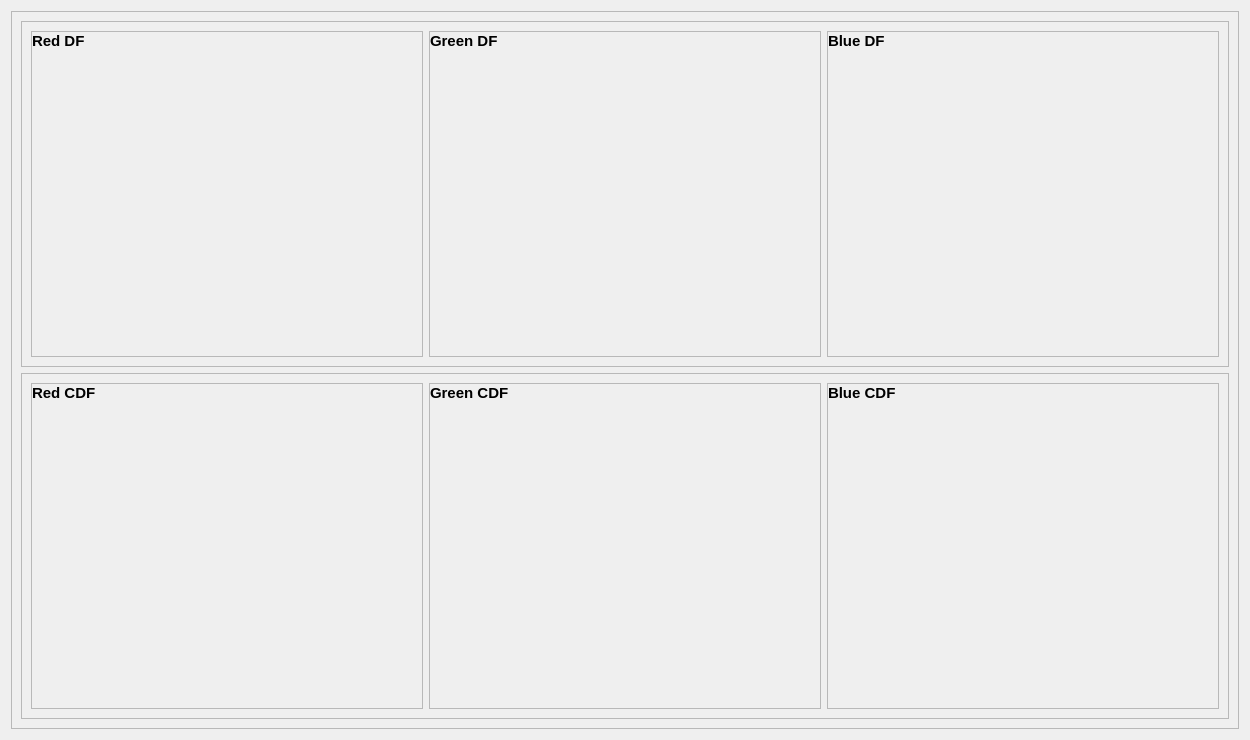
      <widget class="QWidget" name="Histograms">
       <attribute name="title">
        <string>Histograms</string>
       </attribute>
       <layout class="QHBoxLayout" name="horizontalLayout_17">
        <item>
         <widget class="QFrame" name="frame_28">
          <property name="frameShape">
           <enum>QFrame::StyledPanel</enum>
          </property>
          <property name="frameShadow">
           <enum>QFrame::Raised</enum>
          </property>
          <layout class="QVBoxLayout" name="verticalLayout_42">
           <item>
            <widget class="QFrame" name="frame_29">
             <property name="frameShape">
              <enum>QFrame::StyledPanel</enum>
             </property>
             <property name="frameShadow">
              <enum>QFrame::Raised</enum>
             </property>
             <layout class="QHBoxLayout" name="horizontalLayout_34">
              <item>
               <widget class="QFrame" name="frame_31">
                <property name="font">
                 <font>
                  <pointsize>11</pointsize>
                  <bold>true</bold>
                 </font>
                </property>
                <property name="frameShape">
                 <enum>QFrame::StyledPanel</enum>
                </property>
                <property name="frameShadow">
                 <enum>QFrame::Raised</enum>
                </property>
                <layout class="QVBoxLayout" name="verticalLayout_43">
                 <property name="leftMargin">
                  <number>0</number>
                 </property>
                 <property name="topMargin">
                  <number>0</number>
                 </property>
                 <property name="rightMargin">
                  <number>0</number>
                 </property>
                 <property name="bottomMargin">
                  <number>0</number>
                 </property>
                 <item>
                  <widget class="QLabel" name="label_28">
                   <property name="text">
                    <string>Red DF</string>
                   </property>
                  </widget>
                 </item>
                 <item>
                  <widget class="QLabel" name="label_29">
                   <property name="sizePolicy">
                    <sizepolicy hsizetype="Expanding" vsizetype="Expanding">
                     <horstretch>0</horstretch>
                     <verstretch>0</verstretch>
                    </sizepolicy>
                   </property>
                   <property name="minimumSize">
                    <size>
                     <width>390</width>
                     <height>300</height>
                    </size>
                   </property>
                   <property name="maximumSize">
                    <size>
                     <width>420</width>
                     <height>300</height>
                    </size>
                   </property>
                   <property name="text">
                    <string/>
                   </property>
                  </widget>
                 </item>
                </layout>
               </widget>
              </item>
              <item>
               <widget class="QFrame" name="frame_33">
                <property name="font">
                 <font>
                  <pointsize>11</pointsize>
                  <bold>true</bold>
                 </font>
                </property>
                <property name="frameShape">
                 <enum>QFrame::StyledPanel</enum>
                </property>
                <property name="frameShadow">
                 <enum>QFrame::Raised</enum>
                </property>
                <layout class="QVBoxLayout" name="verticalLayout_44">
                 <property name="leftMargin">
                  <number>0</number>
                 </property>
                 <property name="topMargin">
                  <number>0</number>
                 </property>
                 <property name="rightMargin">
                  <number>0</number>
                 </property>
                 <property name="bottomMargin">
                  <number>0</number>
                 </property>
                 <item>
                  <widget class="QLabel" name="label_32">
                   <property name="text">
                    <string>Green DF</string>
                   </property>
                  </widget>
                 </item>
                 <item>
                  <widget class="QLabel" name="label_33">
                   <property name="sizePolicy">
                    <sizepolicy hsizetype="Expanding" vsizetype="Expanding">
                     <horstretch>0</horstretch>
                     <verstretch>0</verstretch>
                    </sizepolicy>
                   </property>
                   <property name="minimumSize">
                    <size>
                     <width>390</width>
                     <height>300</height>
                    </size>
                   </property>
                   <property name="maximumSize">
                    <size>
                     <width>420</width>
                     <height>300</height>
                    </size>
                   </property>
                   <property name="text">
                    <string/>
                   </property>
                  </widget>
                 </item>
                </layout>
               </widget>
              </item>
              <item>
               <widget class="QFrame" name="frame_32">
                <property name="font">
                 <font>
                  <pointsize>11</pointsize>
                  <bold>true</bold>
                 </font>
                </property>
                <property name="frameShape">
                 <enum>QFrame::StyledPanel</enum>
                </property>
                <property name="frameShadow">
                 <enum>QFrame::Raised</enum>
                </property>
                <layout class="QVBoxLayout" name="verticalLayout_45">
                 <property name="leftMargin">
                  <number>0</number>
                 </property>
                 <property name="topMargin">
                  <number>0</number>
                 </property>
                 <property name="rightMargin">
                  <number>0</number>
                 </property>
                 <property name="bottomMargin">
                  <number>0</number>
                 </property>
                 <item>
                  <widget class="QLabel" name="label_30">
                   <property name="text">
                    <string>Blue DF</string>
                   </property>
                  </widget>
                 </item>
                 <item>
                  <widget class="QLabel" name="label_31">
                   <property name="sizePolicy">
                    <sizepolicy hsizetype="Expanding" vsizetype="Expanding">
                     <horstretch>0</horstretch>
                     <verstretch>0</verstretch>
                    </sizepolicy>
                   </property>
                   <property name="minimumSize">
                    <size>
                     <width>390</width>
                     <height>300</height>
                    </size>
                   </property>
                   <property name="maximumSize">
                    <size>
                     <width>420</width>
                     <height>300</height>
                    </size>
                   </property>
                   <property name="text">
                    <string/>
                   </property>
                  </widget>
                 </item>
                </layout>
               </widget>
              </item>
             </layout>
            </widget>
           </item>
           <item>
            <widget class="QFrame" name="frame_30">
             <property name="frameShape">
              <enum>QFrame::StyledPanel</enum>
             </property>
             <property name="frameShadow">
              <enum>QFrame::Raised</enum>
             </property>
             <layout class="QHBoxLayout" name="horizontalLayout_36">
              <item>
               <widget class="QFrame" name="frame_34">
                <property name="font">
                 <font>
                  <pointsize>11</pointsize>
                  <bold>true</bold>
                 </font>
                </property>
                <property name="frameShape">
                 <enum>QFrame::StyledPanel</enum>
                </property>
                <property name="frameShadow">
                 <enum>QFrame::Raised</enum>
                </property>
                <layout class="QVBoxLayout" name="verticalLayout_46">
                 <property name="leftMargin">
                  <number>0</number>
                 </property>
                 <property name="topMargin">
                  <number>0</number>
                 </property>
                 <property name="rightMargin">
                  <number>0</number>
                 </property>
                 <property name="bottomMargin">
                  <number>0</number>
                 </property>
                 <item>
                  <widget class="QLabel" name="label_34">
                   <property name="text">
                    <string>Red CDF</string>
                   </property>
                  </widget>
                 </item>
                 <item>
                  <widget class="QLabel" name="label_35">
                   <property name="sizePolicy">
                    <sizepolicy hsizetype="Expanding" vsizetype="Expanding">
                     <horstretch>0</horstretch>
                     <verstretch>0</verstretch>
                    </sizepolicy>
                   </property>
                   <property name="minimumSize">
                    <size>
                     <width>390</width>
                     <height>300</height>
                    </size>
                   </property>
                   <property name="maximumSize">
                    <size>
                     <width>420</width>
                     <height>300</height>
                    </size>
                   </property>
                   <property name="text">
                    <string/>
                   </property>
                  </widget>
                 </item>
                </layout>
               </widget>
              </item>
              <item>
               <widget class="QFrame" name="frame_36">
                <property name="font">
                 <font>
                  <pointsize>11</pointsize>
                  <bold>true</bold>
                 </font>
                </property>
                <property name="frameShape">
                 <enum>QFrame::StyledPanel</enum>
                </property>
                <property name="frameShadow">
                 <enum>QFrame::Raised</enum>
                </property>
                <layout class="QVBoxLayout" name="verticalLayout_97">
                 <property name="leftMargin">
                  <number>0</number>
                 </property>
                 <property name="topMargin">
                  <number>0</number>
                 </property>
                 <property name="rightMargin">
                  <number>0</number>
                 </property>
                 <property name="bottomMargin">
                  <number>0</number>
                 </property>
                 <item>
                  <widget class="QLabel" name="label_38">
                   <property name="text">
                    <string>Green CDF</string>
                   </property>
                  </widget>
                 </item>
                 <item>
                  <widget class="QLabel" name="label_39">
                   <property name="sizePolicy">
                    <sizepolicy hsizetype="Expanding" vsizetype="Expanding">
                     <horstretch>0</horstretch>
                     <verstretch>0</verstretch>
                    </sizepolicy>
                   </property>
                   <property name="minimumSize">
                    <size>
                     <width>390</width>
                     <height>300</height>
                    </size>
                   </property>
                   <property name="maximumSize">
                    <size>
                     <width>420</width>
                     <height>300</height>
                    </size>
                   </property>
                   <property name="text">
                    <string/>
                   </property>
                  </widget>
                 </item>
                </layout>
               </widget>
              </item>
              <item>
               <widget class="QFrame" name="frame_35">
                <property name="font">
                 <font>
                  <pointsize>11</pointsize>
                  <bold>true</bold>
                 </font>
                </property>
                <property name="frameShape">
                 <enum>QFrame::StyledPanel</enum>
                </property>
                <property name="frameShadow">
                 <enum>QFrame::Raised</enum>
                </property>
                <layout class="QVBoxLayout" name="verticalLayout_98">
                 <property name="leftMargin">
                  <number>0</number>
                 </property>
                 <property name="topMargin">
                  <number>0</number>
                 </property>
                 <property name="rightMargin">
                  <number>0</number>
                 </property>
                 <property name="bottomMargin">
                  <number>0</number>
                 </property>
                 <item>
                  <widget class="QLabel" name="label_36">
                   <property name="text">
                    <string>Blue CDF</string>
                   </property>
                  </widget>
                 </item>
                 <item>
                  <widget class="QLabel" name="label_37">
                   <property name="sizePolicy">
                    <sizepolicy hsizetype="Expanding" vsizetype="Expanding">
                     <horstretch>0</horstretch>
                     <verstretch>0</verstretch>
                    </sizepolicy>
                   </property>
                   <property name="minimumSize">
                    <size>
                     <width>390</width>
                     <height>300</height>
                    </size>
                   </property>
                   <property name="maximumSize">
                    <size>
                     <width>420</width>
                     <height>300</height>
                    </size>
                   </property>
                   <property name="text">
                    <string/>
                   </property>
                  </widget>
                 </item>
                </layout>
               </widget>
              </item>
             </layout>
            </widget>
           </item>
          </layout>
         </widget>
        </item>
       </layout>
      </widget>
